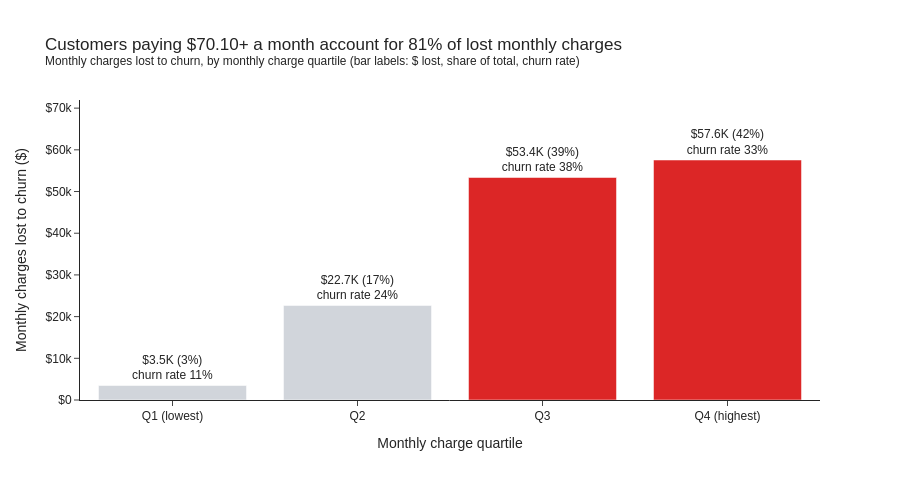

The cell this chart's notebook holds for it:
### Code cell
fig = px.bar(
    df_value,
    x='Monthly Charge Quartile',
    y='monthly_charges_lost',
    color='Monthly Charge Quartile',
    text=df_value.apply(
        lambda r: f"${r['monthly_charges_lost'] / 1000:,.1f}K ({r['share_of_charges_lost']:.0%})<br>"
                  f"churn rate {r['churn_rate']:.0%}",
        axis=1,
    ),
    color_discrete_map={
        'Q1 (lowest)': COLOR_LIGHT_GRAY,
        'Q2': COLOR_LIGHT_GRAY,
        'Q3': COLOR_CHURNED,
        'Q4 (highest)': COLOR_CHURNED,
    },
    labels={
        'Monthly Charge Quartile': 'Monthly charge quartile',
        'monthly_charges_lost': 'Monthly charges lost to churn ($)',
    },
    title=f"Customers paying ${df_value['min_charge'].iloc[2]:.2f}+ a month account for "
          f"{df_value['share_of_charges_lost'].iloc[2:].sum():.0%} of lost monthly charges"
          f"<br><sup>Monthly charges lost to churn, by monthly charge quartile (bar labels: $ lost, share of total, churn rate)</sup>",
    height=480,
)

fig.update_traces(textposition='outside', cliponaxis=False)
fig.update_yaxes(tickprefix='$', range=[0, df_value['monthly_charges_lost'].max() * 1.25])
fig.update_layout(showlegend=False)

fig.show()

### Figure 1 — Plotly figure (JSON) as saved in the notebook; plotly's stock layout.template omitted (floating-point values rounded to 4 significant figures)
{"data": [{"cliponaxis": false, "hovertemplate": "Monthly charge quartile=%{x}<br>Monthly charges lost to churn ($)=%{y}<br>text=%{text}<extra></extra>", "legendgroup": "Q1 (lowest)", "marker": {"color": "#D1D5DB", "pattern": {"shape": ""}}, "name": "Q1 (lowest)", "orientation": "v", "showlegend": true, "text": ["$3.5K (3%)<br>churn rate 11%"], "textposition": "outside", "type": "bar", "x": ["Q1 (lowest)"], "xaxis": "x", "y": [3477.0], "yaxis": "y"}, {"cliponaxis": false, "hovertemplate": "Monthly charge quartile=%{x}<br>Monthly charges lost to churn ($)=%{y}<br>text=%{text}<extra></extra>", "legendgroup": "Q2", "marker": {"color": "#D1D5DB", "pattern": {"shape": ""}}, "name": "Q2", "orientation": "v", "showlegend": true, "text": ["$22.7K (17%)<br>churn rate 24%"], "textposition": "outside", "type": "bar", "x": ["Q2"], "xaxis": "x", "y": [22690.0], "yaxis": "y"}, {"cliponaxis": false, "hovertemplate": "Monthly charge quartile=%{x}<br>Monthly charges lost to churn ($)=%{y}<br>text=%{text}<extra></extra>", "legendgroup": "Q3", "marker": {"color": "#DC2626", "pattern": {"shape": ""}}, "name": "Q3", "orientation": "v", "showlegend": true, "text": ["$53.4K (39%)<br>churn rate 38%"], "textposition": "outside", "type": "bar", "x": ["Q3"], "xaxis": "x", "y": [53360.0], "yaxis": "y"}, {"cliponaxis": false, "hovertemplate": "Monthly charge quartile=%{x}<br>Monthly charges lost to churn ($)=%{y}<br>text=%{text}<extra></extra>", "legendgroup": "Q4 (highest)", "marker": {"color": "#DC2626", "pattern": {"shape": ""}}, "name": "Q4 (highest)", "orientation": "v", "showlegend": true, "text": ["$57.6K (42%)<br>churn rate 33%"], "textposition": "outside", "type": "bar", "x": ["Q4 (highest)"], "xaxis": "x", "y": [57560.0], "yaxis": "y"}], "layout": {"barmode": "relative", "height": 480, "legend": {"title": {"text": "Monthly charge quartile"}, "tracegroupgap": 0}, "showlegend": false, "title": {"text": "Customers paying $70.10+ a month account for 81% of lost monthly charges<br><sup>Monthly charges lost to churn, by monthly charge quartile (bar labels: $ lost, share of total, churn rate)</sup>"}, "xaxis": {"anchor": "y", "categoryarray": ["Q1 (lowest)", "Q2", "Q3", "Q4 (highest)"], "categoryorder": "array", "domain": [0.0, 1.0], "title": {"text": "Monthly charge quartile"}}, "yaxis": {"anchor": "x", "domain": [0.0, 1.0], "range": [0, 71950.0], "tickprefix": "$", "title": {"text": "Monthly charges lost to churn ($)"}}}}
